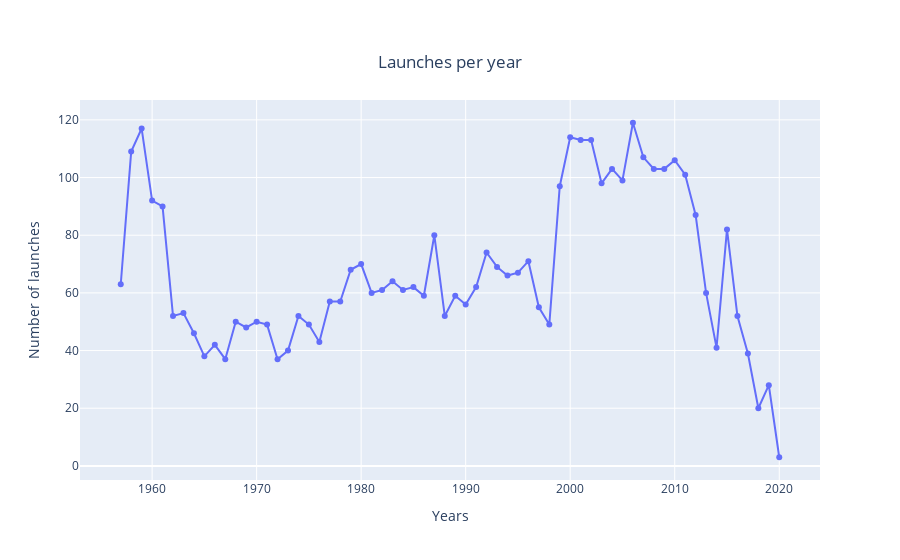

Notebook code for this chart:
### Markdown cell above
## Rappresentazione grafrica dei lanci anno per anno
In questo grafico possiamo notare come il numero di lanci sia calato drasticamente dopo il 1960, per poi risalire agli inizi degli anni 2000, complice l'arrivo di Internet e delle tecnologie satellitari.<br>
Dopo al 2010 circa, possiamo assistire a una crisi del numero di lanci, data dal completamento della rete satellitare, che non ha più bisogno di espandersi ulteriormente.<br>
Molto interessante è che gli anni in cui c'è stato il maggior numero di lanci siano il 2006 _(117 lanci)_ e il 1959 _(119 lanci)_, due anni che non hanno nulla a che fare tra di loro. Infatti possiamo ricondurre questo gran numero di lanci a due motivi completamente differenti:
- 1959: Guerra Fredda e corsa allo spazio
- 2006: Boom della Dotcom e bisogno di satelliti

### Code cell
anno = df["Anno"].unique()
conta = df.groupby(["Anno"]).size()



# plt.plot(anno, conta, color='red', marker='o')
# plt.title('Launch per year', fontsize=14)
# plt.xlabel('Year', fontsize=14)
# plt.ylabel('Launches', fontsize=14)
# plt.grid(True)
# plt.show()

# Create traces
fig = go.Figure()
fig.add_trace(go.Scatter(x=anno, y=conta, 
                    mode='lines+markers',
                    name='lines+markers'))
fig.layout["xaxis"]["title"] = "Years"
fig.layout["yaxis"]["title"] = "Number of launches"
fig.update_layout(
    title={
        'text': "Launches per year",
        'y':0.9,
        'x':0.5,
        'xanchor': 'center',
        'yanchor': 'top'})

fig.show()

### Figure 1 — Plotly figure (JSON) as saved in the notebook; plotly's stock layout.template omitted (floating-point values rounded to 4 significant figures)
{"data": [{"mode": "lines+markers", "name": "lines+markers", "type": "scatter", "x": ["2020", "2019", "2018", "2017", "2016", "2015", "2014", "2013", "2012", "2011", "2010", "2009", "2008", "2007", "2006", "2005", "2004", "2003", "2002", "2001", "2000", "1999", "1998", "1997", "1996", "1995", "1994", "1993", "1992", "1991", "1990", "1989", "1988", "1987", "1986", "1985", "1984", "1983", "1982", "1981", "1980", "1979", "1978", "1977", "1976", "1975", "1974", "1973", "1972", "1971", "1970", "1969", "1968", "1967", "1966", "1965", "1964", "1963", "1962", "1961", "1960", "1959", "1958", "1957"], "y": [3, 28, 20, 39, 52, 82, 41, 60, 87, 101, 106, 103, 103, 107, 119, 99, 103, 98, 113, 113, 114, 97, 49, 55, 71, 67, 66, 69, 74, 62, 56, 59, 52, 80, 59, 62, 61, 64, 61, 60, 70, 68, 57, 57, 43, 49, 52, 40, 37, 49, 50, 48, 50, 37, 42, 38, 46, 53, 52, 90, 92, 117, 109, 63]}], "layout": {"title": {"text": "Launches per year", "x": 0.5, "xanchor": "center", "y": 0.9, "yanchor": "top"}, "xaxis": {"title": {"text": "Years"}}, "yaxis": {"title": {"text": "Number of launches"}}}}
